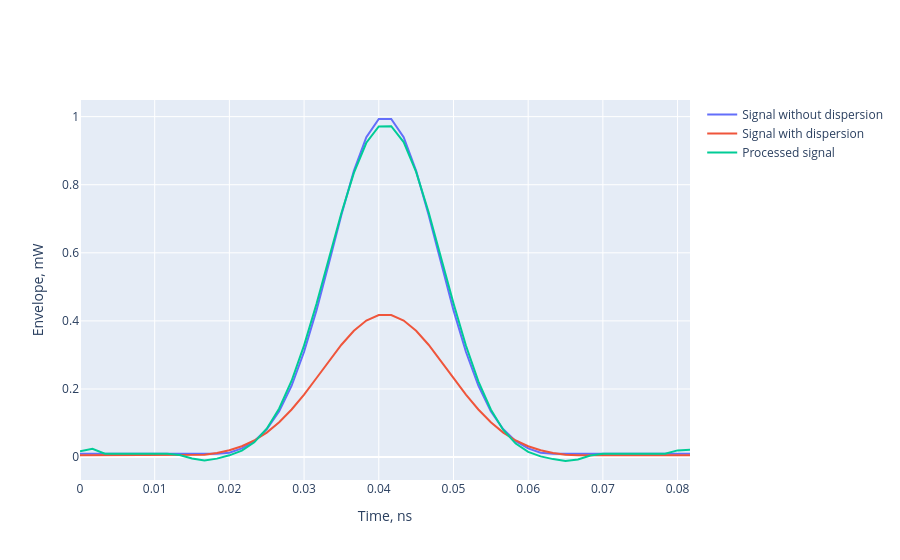

The notebook cell this image was saved under:
### Code cell
figure = plot_envelope(received_signal, label="Signal without dispersion", envelope_units=(1e3, "mW"))
plot_envelope(received_signal_with_dispersion, figure, label="Signal with dispersion", envelope_units=(1e3, "mW"))
plot_envelope(processed_signal, figure, label="Processed signal", envelope_units=(1e3, "mW"))
